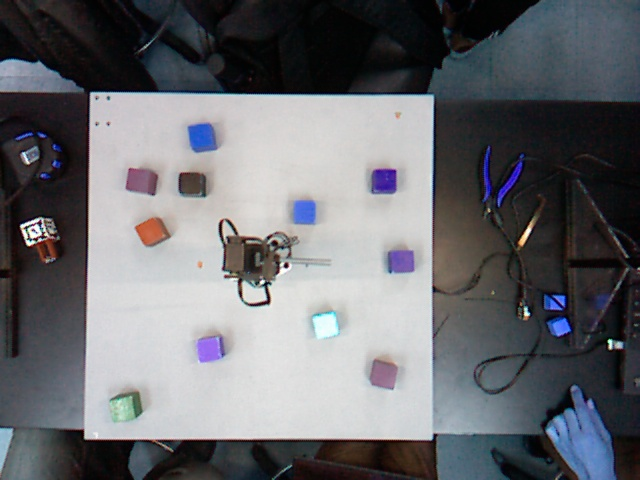
#> input picture src/screenShot_rgb6.jpg, 640 x 480 px
$ python rgb_detection.py   (older library calls are emulated)
#> lines starting #> are read from the running program, lines starting #| are printed output that depends on the picture; after the words box and inside, x2 and y2 are one past the last pixel; in counts of white or black regions, pixels touching at a corner belong together
import cv2
import numpy as np
src_rgb = cv2.imread('screenShot_rgb6.jpg',cv2.IMREAD_COLOR)
#> src_rgb is the input picture: shape (480, 640, 3); mean B, G, R 111.1, 106.8, 105.8
src_rgb_show = cv2.cvtColor(src_rgb,cv2.COLOR_BGR2RGB)
cv2.imshow('src',src_rgb_show)
# rows,cols = src_rgb.shape[:2]
src_r,src_g,src_b = cv2.split(src_rgb)

src_r = src_r.astype(np.int16)
src_b = src_b.astype(np.int16)
src_g = src_g.astype(np.int16)
r_b = src_r - src_b
b_g = src_b - src_g
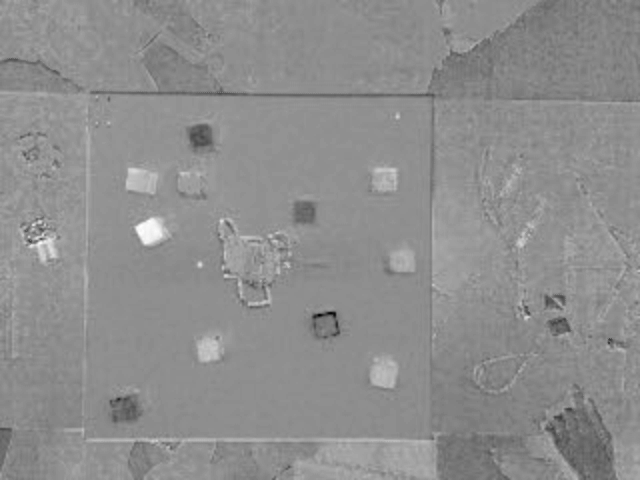
#> b_g: shape (480, 640) int16; min -138, max 107, mean -1; drawn with min black and max white
g_r = src_g - src_r
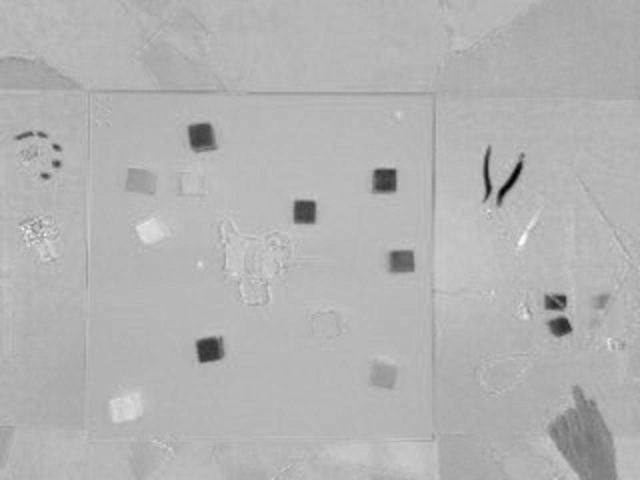
#> g_r: shape (480, 640) int16; min -190, max 74, mean -4.3; drawn with min black and max white

# print rows,cols
		  #[r-b, b-g, g-r]
rgb_gap = [([20, 2, -255],  [255, 255, -20]),	#red & pink
		  ([20, -255, -255], [255, -5, -15]),	#orange
  		  # ([80, 10, -255], [255, 255, -10]),	#pink
  		  ([-255, 20, 20], 	[-20, 255, 255]),	#blue
  		  ([-255, 10, -255], [-1, 255, -10]),	#purple
  		  ([-40, -255, 15],  [20, -15, 255])]	#green
  		  # ([-40, -40, -40],   [40, 40, 40])]	#black
  		  # ([103, 86, 65],   [145, 133, 128]),	#yellow
# rgb_boundaries = [([140, 20, 50],  	[220, 115, 140]),	#red
# 				  ([180, 80, 30], 	[255, 170, 170]),	#orange
# 		  		  ([220, 80, 140], [255, 140, 180]),	#pink
# 		  		  ([60, 90, 160], 	[90, 120, 220]),	#blue
# 		  		  ([110, 80, 130], [160, 130, 180]),	#purple
# 		  		  ([80, 150, 100],  [130, 190, 150]),	#green
# 		  		  ([50, 50, 50],   [100, 120, 130])]	#black
		  		  # ([103, 86, 65],   [145, 133, 128]),	#yellow
block_cts = np.array([])
block_cnt = 0
cnt = 0
for (lower,upper) in rgb_gap:
	# create NumPy arrays from the boundaries
	lower = np.array(lower, dtype = "int16")
	upper = np.array(upper, dtype = "int16")

	r_b_bool = np.logical_and(r_b<=upper[0],r_b>=lower[0])
	b_g_bool = np.logical_and(b_g<=upper[1],b_g>=lower[1])
	g_r_bool = np.logical_and(g_r<=upper[2],g_r>=lower[2])
	mask_bool1 = np.logical_and(r_b_bool,b_g_bool)
	mask_bool2 = np.logical_and(mask_bool1,g_r_bool)

	mask = mask_bool2*255
	mask = mask.astype(np.uint8)
	showname = "mask{}"
	showname = showname.format(cnt)
	cnt = cnt + 1
	# cv2.imshow(showname,mask)


	kernelOpen = np.ones((3,3))
	kernelClose = np.ones((8,8))
	maskOpen = cv2.morphologyEx(mask,cv2.MORPH_OPEN,kernelOpen)
	maskClose = cv2.morphologyEx(maskOpen,cv2.MORPH_CLOSE,kernelClose)
	cv2.imshow(showname,maskClose)
	maskFinal = maskClose

	minArea = 300
	_,conts,_ = cv2.findContours(maskFinal,cv2.RETR_EXTERNAL,cv2.CHAIN_APPROX_NONE)
	for i in range(len(conts)):
		x,y,w,h = cv2.boundingRect(conts[i])
		if cv2.contourArea(conts[i])<minArea:
			block_cnt = block_cnt - 1
			continue
		cv2.drawContours(src_rgb,conts[i],-1,(0,255,0),3)
		block_cts = np.append(block_cts,[x+float(w)/2,y+float(h)/2])
	block_cnt = block_cnt + len(conts)
#> this loop made 5 passes
#> block_cnt on passes 1 to 5: 4, 10, 11, 13, 14
#> pass 1, `r_b_bool = np.logical_and(r_b<=upper[0],r_b>=lower[0])`:
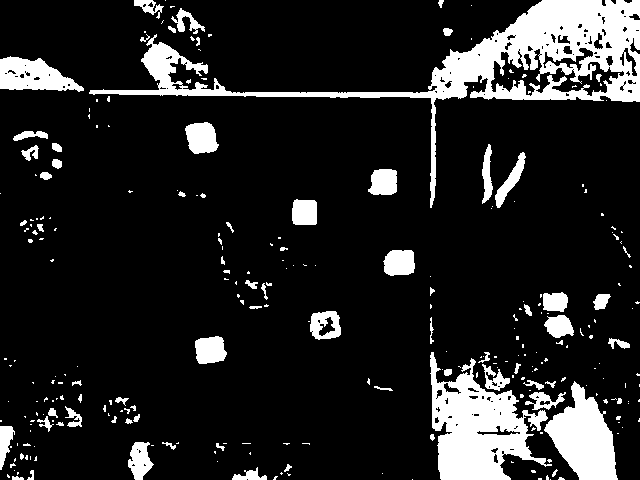
#> r_b_bool: shape (480, 640) bool; 13.9% white; 272 white regions (198 under 20 px), largest, box (x1, y1, x2, y2) and area: (89, 0, 640, 208) 16515, (430, 352, 552, 480) 7935, (544, 381, 618, 480) 4135
#> after the loop: mask: shape (480, 640); 0.22% white; 37 white regions (36 under 20 px), largest, box (x1, y1, x2, y2) and area: (110, 394, 143, 422) 565
#> after the loop: maskFinal: shape (480, 640); 0.19% white; 1 white region, box (x1, y1, x2, y2) and area: (112, 395, 143, 423) 579
#> after the loop: maskOpen: shape (480, 640); 0.18% white; 1 white region, box (x1, y1, x2, y2) and area: (111, 394, 142, 422) 540
#> after the loop: mask_bool1: shape (480, 640) bool; 0.95% white in thin lines or dots
#> after the loop:
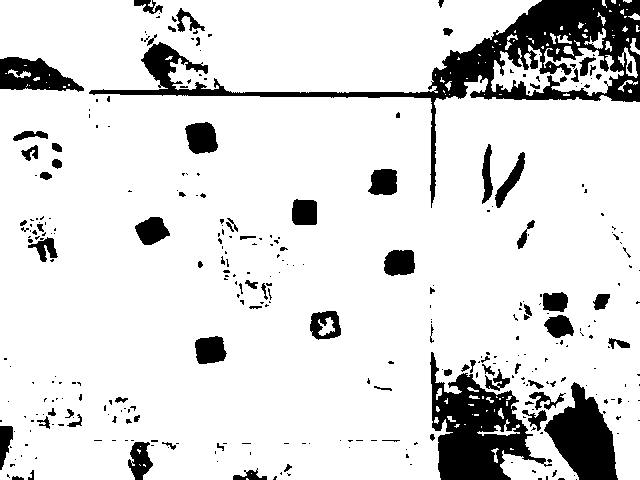
#> r_b_bool: shape (480, 640) bool; 86.5% white; 334 black regions (249 under 20 px), largest, box (x1, y1, x2, y2) and area: (89, 0, 640, 208) 14867, (430, 352, 552, 480) 7146, (544, 382, 618, 480) 4118
#> after the loop:
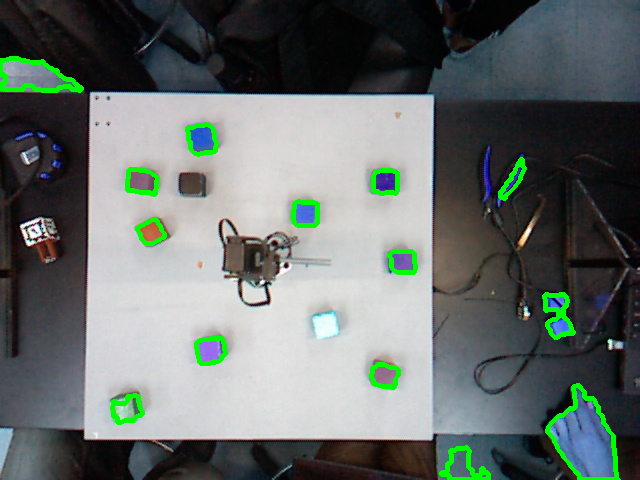
#> src_rgb: shape (480, 640, 3); mean B, G, R 107.8, 110.8, 103.3
#> after the loop, block_cnt = 14; cnt = 5


"""detect black and yellow"""
yb_gap = [([40, 40, 40],  [100, 100, 100]),	#black
		  ([245, 245, 100], [255, 255, 255])]	#yellow
for (lower,upper) in yb_gap:
	# create NumPy arrays from the boundaries
	lower = np.array(lower, dtype = "int16")
	upper = np.array(upper, dtype = "int16")

	r_bool = np.logical_and(src_r<=upper[0],src_r>=lower[0])
	g_bool = np.logical_and(src_g<=upper[1],src_g>=lower[1])
	b_bool = np.logical_and(src_b<=upper[2],src_b>=lower[2])
	mask_bool1 = np.logical_and(r_bool,b_bool)
	mask_bool2 = np.logical_and(mask_bool1,g_bool)

	mask = mask_bool2*255
	mask = mask.astype(np.uint8)
	showname = "mask{}"
	showname = showname.format(cnt)
	cnt = cnt + 1
	# cv2.imshow(showname,mask)


	kernelOpen = np.ones((3,3))
	kernelClose = np.ones((8,8))
	maskOpen = cv2.morphologyEx(mask,cv2.MORPH_OPEN,kernelOpen)
	maskClose = cv2.morphologyEx(maskOpen,cv2.MORPH_CLOSE,kernelClose)
	cv2.imshow(showname,maskClose)
	maskFinal = maskClose

	minArea = 380
	_,conts,_ = cv2.findContours(maskFinal,cv2.RETR_EXTERNAL,cv2.CHAIN_APPROX_NONE)
	for i in range(len(conts)):
		x,y,w,h = cv2.boundingRect(conts[i])
		if cv2.contourArea(conts[i])<minArea:
			block_cnt = block_cnt - 1
			continue
		cv2.drawContours(src_rgb,conts[i],-1,(0,255,0),3)
		block_cts = np.append(block_cts,[x+float(w)/2,y+float(h)/2])
	block_cnt = block_cnt + len(conts)
#> this loop made 2 passes
#> (showname, cnt, block_cnt) on passes 1 to 2: ('mask5', 6, 28), ('mask6', 7, 29)
#> pass 1, `mask_bool1 = np.logical_and(r_bool,b_bool)`:
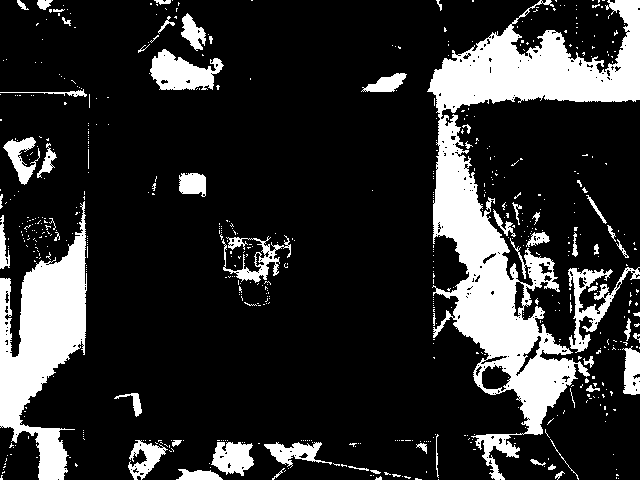
#> mask_bool1: shape (480, 640) bool; 18.2% white; 608 white regions (548 under 20 px), largest, box (x1, y1, x2, y2) and area: (427, 0, 640, 480) 29383, (0, 201, 87, 480) 11496, (150, 49, 224, 90) 1805
#> after the loop: mask: shape (480, 640); 0.17% white; 20 white regions (18 under 20 px), largest, box (x1, y1, x2, y2) and area: (313, 314, 338, 339) 441, (34, 225, 41, 234) 21
#> after the loop: maskFinal: shape (480, 640); 0.15% white; 3 white regions (2 under 20 px), largest, box (x1, y1, x2, y2) and area: (315, 316, 338, 339) 430
#> after the loop: maskOpen: shape (480, 640); 0.15% white; 3 white regions (2 under 20 px), largest, box (x1, y1, x2, y2) and area: (314, 315, 337, 338) 430
#> after the loop: mask_bool1: shape (480, 640) bool; 0.21% white; 36 white regions (34 under 20 px), largest, box (x1, y1, x2, y2) and area: (313, 312, 338, 339) 465, (29, 225, 41, 234) 31
#> after the loop: r_bool: shape (480, 640) bool; 0.26% white; 31 white regions (26 under 20 px), largest, box (x1, y1, x2, y2) and area: (313, 312, 338, 339) 465, (554, 320, 569, 335) 143, (29, 225, 41, 234) 31, (551, 301, 558, 309) 27, (557, 297, 564, 303) 22
#> after the loop:
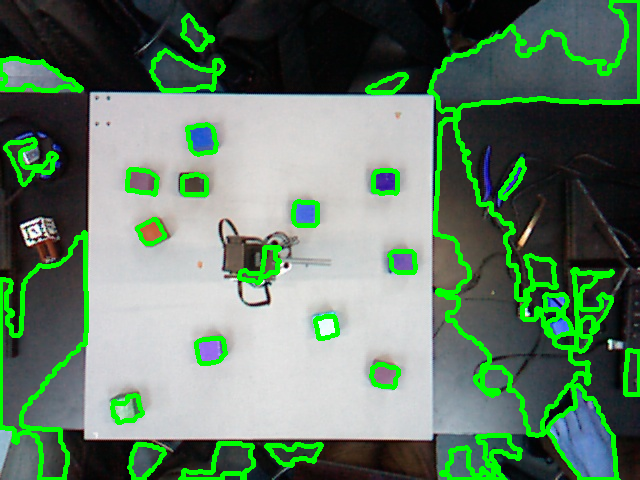
#> src_rgb: shape (480, 640, 3); 7.15% of pixels changed, all inside (x1, y1, x2, y2) = (0, 0, 640, 480)
#> after the loop, block_cnt = 29; cnt = 7


block_centers = block_cts.reshape(block_cnt,2)
#> block_centers = 29 pairs, first value 31 to 632.5, second value 32.5 to 463.5
print(block_centers)
#> (printed output is left out)
cv2.imshow('rst',src_rgb)

cv2.waitKey(0)
cv2.destroyAllWindows()

$ run again, with src/screenShot_rgb0.jpg copied over src/screenShot_rgb6.jpg
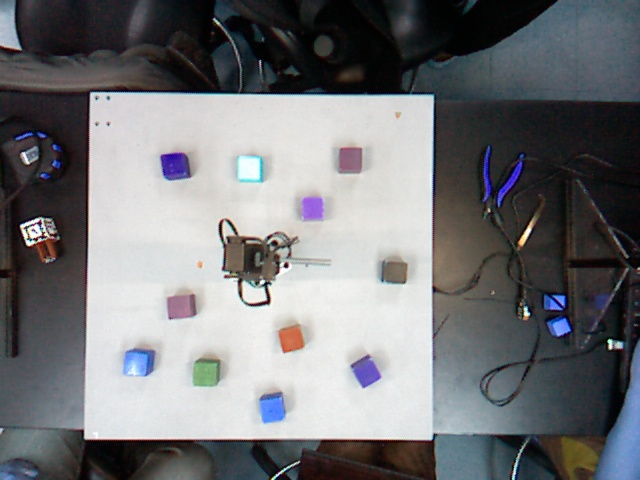
#> input picture src/screenShot_rgb0.jpg, 640 x 480 px
#> src_rgb is the input picture: shape (480, 640, 3); mean B, G, R 119.9, 117.1, 116.2
#> the loop `for (lower,upper) in rgb_gap:` made 5 passes
#> block_cnt on passes 1 to 5: 4, 10, 11, 13, 14
#> after the loop `for (lower,upper) in rgb_gap:`:
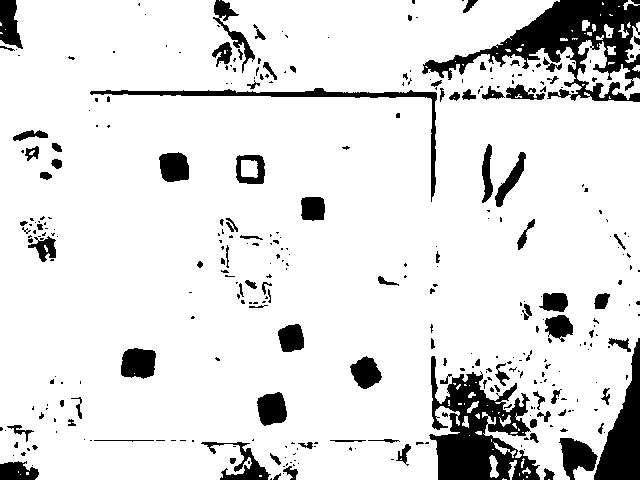
#> r_b_bool: shape (480, 640) bool; 87.9% white; 345 black regions (245 under 20 px), largest, box (x1, y1, x2, y2) and area: (422, 0, 640, 102) 7880, (429, 356, 540, 480) 6779, (594, 338, 640, 480) 3101
#> after the loop `for (lower,upper) in rgb_gap:`: block_cnt = 14; cnt = 5
#> the loop `for (lower,upper) in yb_gap:` made 2 passes
#> (showname, cnt, block_cnt) on passes 1 to 2: ('mask5', 6, 24), ('mask6', 7, 25)
#> after the loop `for (lower,upper) in yb_gap:`:
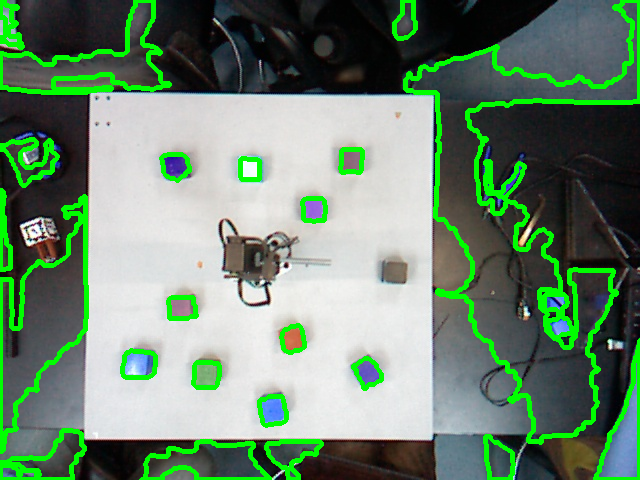
#> src_rgb: shape (480, 640, 3); mean B, G, R 111.4, 134.2, 108.9
#> after the loop `for (lower,upper) in yb_gap:`: block_cnt = 25; cnt = 7
#> block_centers = 25 pairs, first value 5.5 to 617.5, second value 19.5 to 472
#> (printed output is left out)

$ run again, with src/screenShot_rgb1.jpg copied over src/screenShot_rgb6.jpg
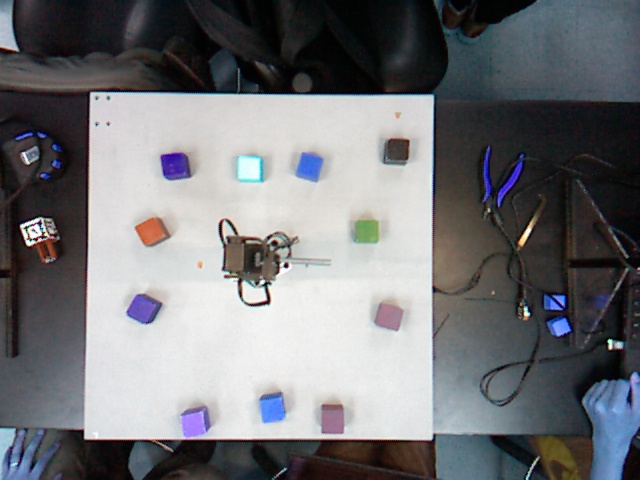
#> input picture src/screenShot_rgb1.jpg, 640 x 480 px
#> src_rgb is the input picture: shape (480, 640, 3); mean B, G, R 119.5, 116.2, 115.3
#> the loop `for (lower,upper) in rgb_gap:` made 5 passes
#> block_cnt on passes 1 to 5: 3, 9, 10, 12, 13
#> after the loop `for (lower,upper) in rgb_gap:`:
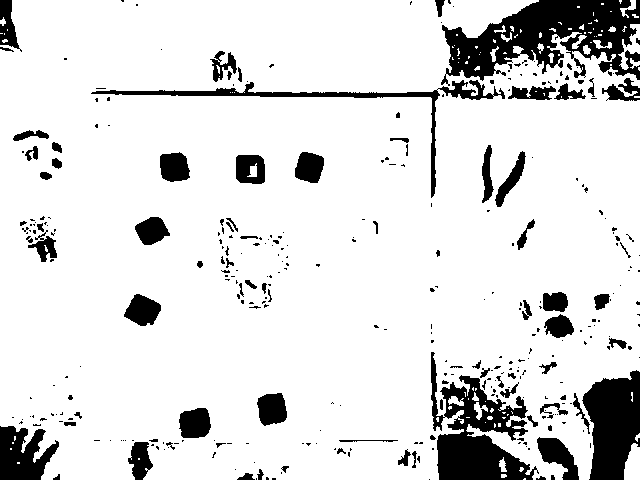
#> r_b_bool: shape (480, 640) bool; 86.8% white; 340 black regions (255 under 20 px), largest, box (x1, y1, x2, y2) and area: (441, 0, 640, 86) 9200, (431, 352, 539, 480) 6179, (582, 370, 640, 480) 4542
#> after the loop `for (lower,upper) in rgb_gap:`: block_cnt = 13; cnt = 5
#> the loop `for (lower,upper) in yb_gap:` made 2 passes
#> (showname, cnt, block_cnt) on passes 1 to 2: ('mask5', 6, 22), ('mask6', 7, 22)
#> after the loop `for (lower,upper) in yb_gap:`:
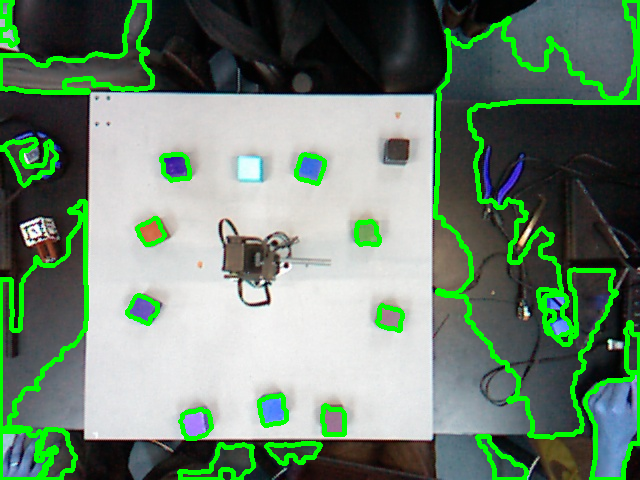
#> src_rgb: shape (480, 640, 3); mean B, G, R 112, 131.9, 108.8
#> after the loop `for (lower,upper) in yb_gap:`: block_cnt = 22; cnt = 7
#> block_centers = 22 rows, first 8: [196, 424], [142.5, 309.5], [175.5, 167.5], [28.5, 454.5], [273, 410.5], [612.5, 426], [558, 316], [310.5, 169]
#> (printed output is left out)

$ run again, with src/screenShot_rgb10.jpg copied over src/screenShot_rgb6.jpg
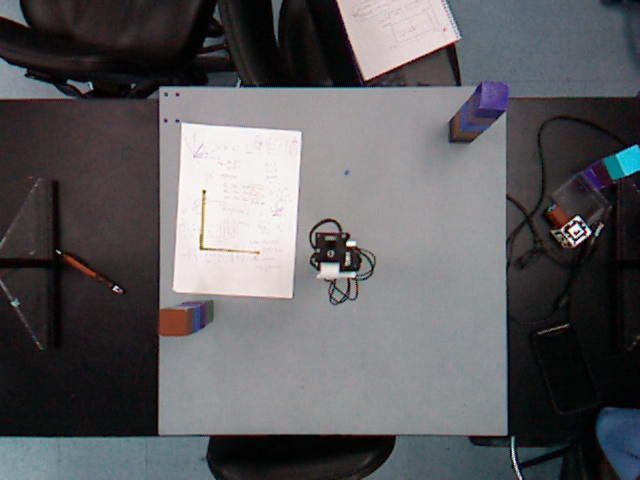
#> input picture src/screenShot_rgb10.jpg, 640 x 480 px
#> src_rgb is the input picture: shape (480, 640, 3); mean B, G, R 95.3, 92.6, 93.4
#> the loop `for (lower,upper) in rgb_gap:` made 5 passes
#> block_cnt on passes 1 to 5: 1, 3, 4, 4, 4
#> after the loop `for (lower,upper) in rgb_gap:`: block_cnt = 4; cnt = 5
#> the loop `for (lower,upper) in yb_gap:` made 2 passes
#> (showname, cnt, block_cnt) on passes 1 to 2: ('mask5', 6, 12), ('mask6', 7, 12)
#> after the loop `for (lower,upper) in yb_gap:`:
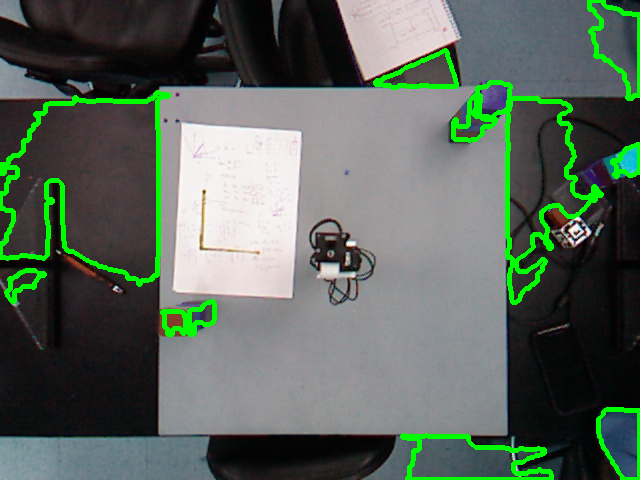
#> src_rgb: shape (480, 640, 3); mean B, G, R 91.9, 102.4, 90.3
#> after the loop `for (lower,upper) in yb_gap:`: block_cnt = 12; cnt = 7
#> block_centers = [[492.5, 100.5], [619, 444.5], [626, 160.5], [174, 323], [477, 457.5], [202, 318], [25.5, 286], [554.5, 200.5], [474.5, 118], [84.5, 188.5], [416, 69], [614.5, 49.5]]
#| [[492.5 100.5]
#|  [619.  444.5]
#|  [626.  160.5]
#|  [174.  323. ]
#|  [477.  457.5]
#|  [202.  318. ]
#> (further printed lines are left out)
